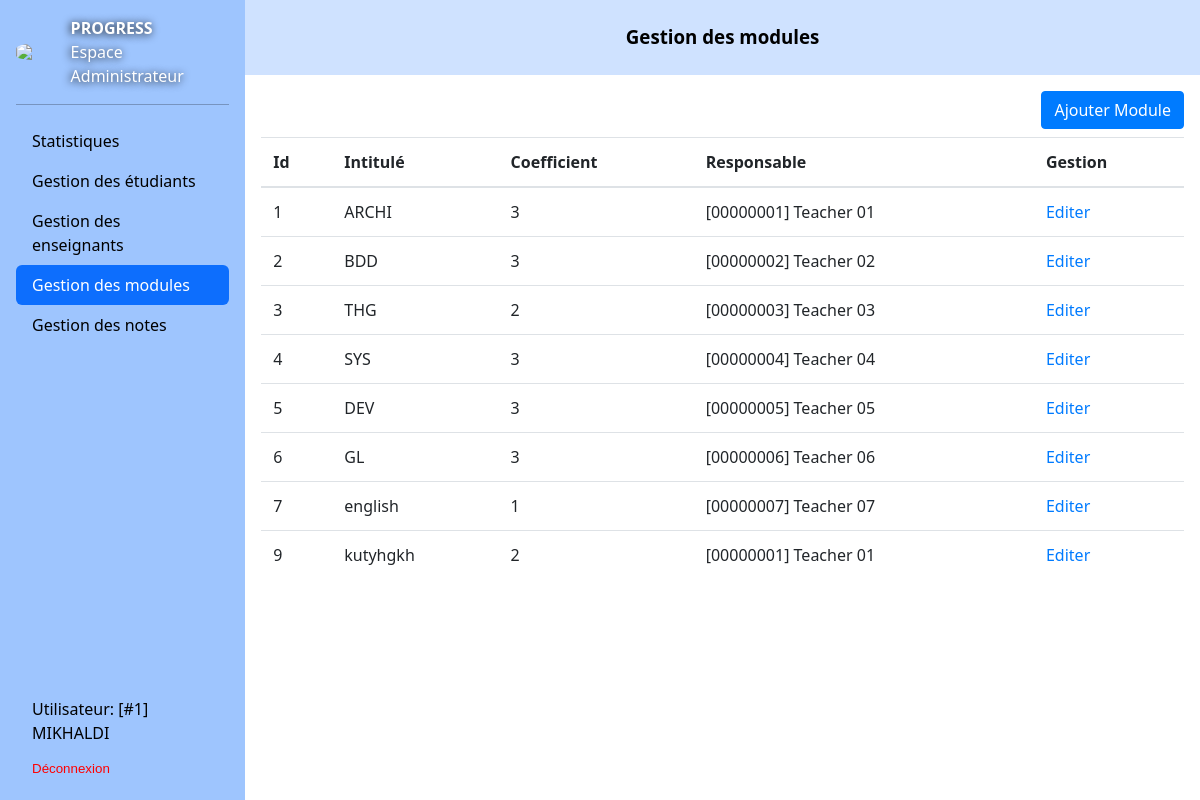
/admin/modules.php (signed in), run on the app's committed database.
### tables this page shows
CREATE TABLE IF NOT EXISTS `modules` (
  `id` int unsigned NOT NULL AUTO_INCREMENT,
  `intitule` varchar(255) NOT NULL,
  `coefficient` int NOT NULL DEFAULT (1),
  `teacher_id` int unsigned NOT NULL,
  PRIMARY KEY (`id`),
  KEY `module_teacher` (`teacher_id`) USING BTREE,
  CONSTRAINT `module_teacher` FOREIGN KEY (`teacher_id`) REFERENCES `teachers` (`id`)
);

CREATE TABLE IF NOT EXISTS `teachers` (
  `id` int unsigned NOT NULL AUTO_INCREMENT,
  `matricule` varchar(50) NOT NULL DEFAULT '',
  `username` varchar(255) NOT NULL,
  `password` varchar(255) NOT NULL,
  `nom` varchar(255) NOT NULL,
  `prenom` varchar(255) NOT NULL DEFAULT '',
  `last_active` timestamp NULL DEFAULT NULL,
  PRIMARY KEY (`id`),
  UNIQUE KEY `matricule` (`matricule`),
  UNIQUE KEY `username` (`username`)
);

### Auth.php (called while the page is built, shortened)
<?php
class Auth
{
    private $conn;
    public function __construct(\mysqli $conn)
    {
        $this->conn = $conn;
    }
    public function user()
    {
        $id = $_SESSION['user_id'] ?? null;
        $type = $_SESSION['user_type'];
        $r = $this->conn->execute_query("SELECT * FROM {$type}s WHERE id = ?", [$id]);
        $user = $r->fetch_assoc();
        if ($user) $user['type'] = $type;
        return $user;
    }
    function exigerRole(string $role)
    {
        $user = $this->user();
    }
}

### admin/modules.php (the view, shortened to what this page needs)
<?php
require_once '../database.php';
require_once '../Auth.php';
(new Auth($conn))->exigerRole('admin');
$mode = isset($_GET["edit"]) ? 'edit' : 'list';
$errors = isset($_GET["notfound"]) ? ["Id erroné!"] : [];
if ($mode === "edit") {
    if (empty($_GET["edit"]) || $_GET["edit"] < 1) {
        header('Location: /admin/modules.php');
        die();
    }
    $id = (int) $_GET["edit"];
    $r = $conn->execute_query("SELECT id, intitule, coefficient, teacher_id FROM modules WHERE id = ?", [$id]);
    $module = $r->fetch_assoc();
    if (!$module) {
        header('Location: /admin/modules.php?notfound');
        die();
    }
    if ($_SERVER["REQUEST_METHOD"] == "POST") {
        $intitule = $_POST["intitule"] ?? null;
        $coefficient = $_POST["coefficient"] ?? null;
        $teacher_id = $_POST["teacher_id"] ?? null;
        if (empty($intitule)) $errors[] = "L'Intitulé est Obligatoire";
        if (empty($coefficient)) $errors[] = "Le Coefficient est Obligatoire et doit etre ≥ 1";
        if (!empty($teacher_id)) {
            $r = $conn->execute_query("SELECT EXISTS (SELECT * FROM teachers WHERE id = ?)", [$teacher_id]);
            $exists = $r->fetch_column(0);
            if (!$exists) $errors[] = "Le Responsable selectioné n'existe pas!";
        } else {
            $errors[] = "Le Responsable est Obligatoire";
        }
        if (!count($errors)) {
            $r = $conn->execute_query("UPDATE modules SET intitule = ?, coefficient= ?, teacher_id= ? WHERE id = ?", [
                $intitule,
                $coefficient,
                $teacher_id,
                $id
            ]);
            header('Location: /admin/modules.php?success');
            die();
        }
    }
    $r = $conn->execute_query("SELECT id, matricule, nom, prenom FROM teachers ORDER BY matricule ASC");
    $teachers = $r->fetch_all(MYSQLI_ASSOC);
} else {
    $r = $conn->execute_query("SELECT modules.*, teachers.matricule, teachers.nom, teachers.prenom FROM modules JOIN teachers ON modules.teacher_id = teachers.id ORDER BY modules.id ASC");
    $modules = $r->fetch_all(MYSQLI_ASSOC);
}
?>
<!DOCTYPE html>
<html lang="en">
<head>
    <link rel="stylesheet" href="../static/main.css">
    <link rel="stylesheet" href="../static/admin.css">
</head>
<body class="container">
    <div class="sidebar">
        <?php require '_nav.php' ?>
    </div>
    <div class="main">
        <div class="navbar">
            <h3 style="margin: 0 auto;">
                <?= ($mode === "list") ? 'Gestion des modules' : "Edition Module #{$module['id']}" ?>
            </h3>
        </div>
        <div class="content">
            <?php if ($mode === "list"): ?>
                <div style="display: flex; justify-content:flex-end; margin-bottom: 8px;">
                    <a class="btn" href="/admin/module_add.php" role="button">Ajouter Module</a>
                </div>
                <table class="table">
                    <thead>
                        <tr>
                            <th>Id</th>
                            <th>Intitulé</th>
                            <th>Coefficient</th>
                            <th>Responsable</th>
                            <th>Gestion</th>
                        </tr>
                    </thead>
                    <tbody>
                        <?php
                        foreach ($modules as $module) {
                            echo <<< HTML
                                <tr>
                                    <td>{$module["id"]}</td>
                                    <td>{$module["intitule"]}</td>
                                    <td>{$module["coefficient"]}</td>
                                    <td>[{$module['matricule']}] {$module['nom']} {$module['prenom']}</td>
                                    <td><a href="/admin/modules.php?edit={$module['id']}">Editer</a></td>
                                </tr>
                            HTML;
                        }
                        ?>
                    </tbody>
                </table>
            <?php endif; ?>
        </div>
    </div>
</body>
</html>

### admin/_nav.php
<?php
require_once '../database.php';
require_once '../Auth.php';
$user = (new Auth($conn))->user();
function nav($user)
{
    $links = [
        "Statistiques" => "/admin/index.php",
        "Gestion des étudiants" => "/admin/students.php",
        "Gestion des enseignants" => "/admin/teachers.php",
        "Gestion des modules" => "/admin/modules.php",
        "Gestion des notes" => "/admin/notes.php",
    ];
    echo <<<HTML
        <a href="/" class="header">
            <img class="logo" src="../static/usthb.png" width="54" style="border-radius: 30%;" >
            <div style="margin-inline-start: 4px;">
                <b>PROGRESS</b>
                <div>Espace Administrateur</div>
            </div>
        </a>
        <hr>
    HTML;
    foreach ($links as $title => $path) {
        $class = "nav-link";
        if ($_SERVER["SCRIPT_NAME"] === $path) $class .= " active";
        if (str_ends_with($path, "index.php")) $path = substr_replace($path, "", -9);
        echo <<<HTML
            <a class="{$class}" href="{$path}">{$title}</a>
        HTML;
    }
    echo <<<HTML
        <div style="margin-block-start: auto;">
            <div style="padding: .5rem 1rem;">Utilisateur: [#{$user['id']}] {$user['nom']}</div>
            <form action="/login.php" method="post">
                <input type="hidden" name="_method" value="DELETE">
                <button class="nav-link" type="submit" style="border: 0; background: none; cursor: pointer;color:red" href="#">Déconnexion</button>
            </form>
        </div>
    HTML;
}
?>
<?= nav($user) ?>

### static/main.css (style rules this page uses)
html, body { height: 100%; }
body { margin: 0; font-family: system-ui, -apple-system, "Segoe UI", Roboto, "Helvetica Neue", Arial, "Noto Sans", "Liberation Sans", sans-serif, "Apple Color Emoji", "Segoe UI Emoji", "Segoe UI Symbol", "Noto Color Emoji"; font-size: 16px; line-height: 1.5; text-align: left; }
a { color: #007bff; text-decoration: none; background-color: transparent; }
hr { margin: 1rem 0; color: inherit; border: 0; border-top: 1px solid; opacity: .25; }
table { border-collapse: collapse; }
.table { width: 100%; margin-bottom: 1rem; color: #212529 }
.table td, .table th { padding: .75rem; vertical-align: top; border-top: 1px solid #dee2e6 }
.table thead th { vertical-align: bottom; border-bottom: 2px solid #dee2e6 }
.btn { display: inline-block; font-weight: 400; color: #fff; text-align: center; vertical-align: middle; user-select: none; background-color: #007bff; border: 1px solid #007bff; padding: .375rem .75rem; font-size: 1rem; line-height: 1.5; border-radius: .25rem; }
.btn:not(:disabled) { cursor: pointer; }

### static/admin.css (style rules this page uses)
.navbar { display: flex; align-items: center; padding: .5rem; background-color: rgb(207, 226, 255); height: 75px; position: sticky; }
.container { display: flex; height: 100%; }
.sidebar { background-color: rgb(158, 197, 254); display: flex; flex-direction: column; padding: 1rem; width: 25%; }
.sidebar .header { display: flex; align-items: center; text-decoration: none; color: #fff; text-shadow: -1px 1px 8px black; }
.main { width: 100%; height: 100%; }
.nav-link { color: black; padding: .5rem 1rem; border-radius: .375rem; text-decoration: none; }
.nav-link.active { color: #fff; background-color: #0d6efd; }
.content { padding: 1rem; overflow: auto; max-height: calc(100% - 75px); }

### data on the page
modules: id "1", intitule "ARCHI", coefficient "3", teacher.matricule "00000001", teacher.nom "Teacher", teacher.prenom "01"
modules: id "2", intitule "BDD", coefficient "3", teacher.matricule "00000002", teacher.nom "Teacher", teacher.prenom "02"
modules: id "3", intitule "THG", coefficient "2", teacher.matricule "00000003", teacher.nom "Teacher", teacher.prenom "03"
modules: id "4", intitule "SYS", coefficient "3", teacher.matricule "00000004", teacher.nom "Teacher", teacher.prenom "04"
modules: id "5", intitule "DEV", coefficient "3", teacher.matricule "00000005", teacher.nom "Teacher", teacher.prenom "05"
modules: id "6", intitule "GL", coefficient "3", teacher.matricule "00000006", teacher.nom "Teacher", teacher.prenom "06"
modules: id "7", intitule "english", coefficient "1", teacher.matricule "00000007", teacher.nom "Teacher", teacher.prenom "07"
modules: id "9", intitule "kutyhgkh", coefficient "2", teacher.matricule "00000001", teacher.nom "Teacher", teacher.prenom "01"

### other printed values
$title "Statistiques"
$title "Gestion des étudiants"
$title "Gestion des enseignants"
$title "Gestion des modules"
$title "Gestion des notes"
$user['id'] "1"
$user['nom'] "MIKHALDI"
